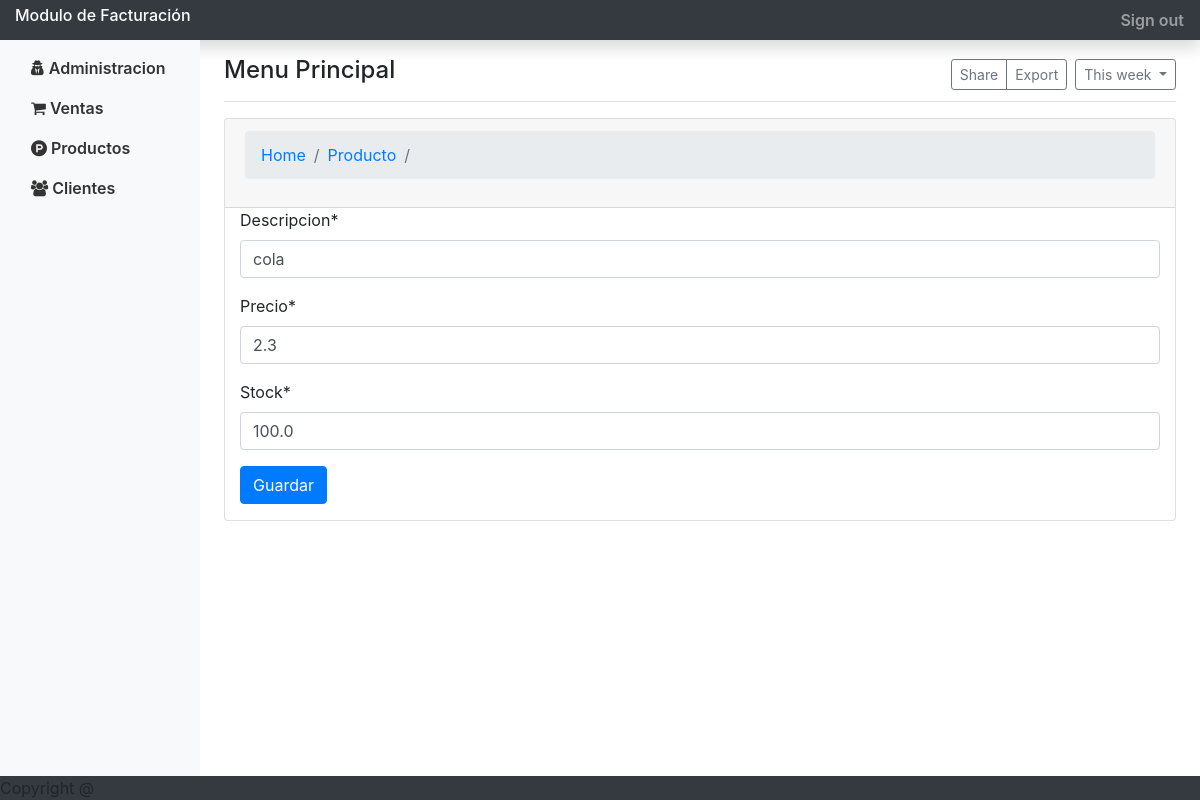
Screenshot of /editarproducto/6/ with the database file from the repository.
### app/models.py (models this page shows, shortened)
class Producto(models.Model):
    descripcion = models.CharField(max_length=100)
    precio = models.FloatField(default=0)
    stock = models.FloatField(default=0)
    iva = models.BooleanField(default=True)
    creacion = models.DateTimeField(default=datetime.now())
    class Meta:
        verbose_name = 'Producto'
        verbose_name_plural = 'Productos'
        ordering = ["-creacion"]

### app/views.py (the view)
# urls.py: path('editarproducto/<int:id>/', editarProducto, name='editarproducto'),
def editarProducto(request, id):
    opciones = {'Menu': 'Menu Principal',
                'Contacto': 'Contacto del Blog', 'Acerca': 'Acerca del Blog', 'accion': 'Actualizar'}
    producto = Producto.objects.get(id=id)
    if request.method == 'GET':
        form = ProductoForm(instance=producto)
        opciones['form'] = form
    else:
        form = ProductoForm(request.POST, instance=producto)
        if form.is_valid():
            form.save()
            return redirect('listarproducto')
    return render(request, 'editarProducto.html', opciones)

### app/forms.py
class ProductoForm(forms.ModelForm):
    class Meta:
        model = Producto
        fields = ('descripcion', 'precio', 'stock')
        label = {'Descripcion':'descripcion', 'precio':'Precio', 'stock':'Stock'}

### templates/editarProducto.html (shortened to what this page needs)
{% extends "menu.html" %}
{% load crispy_forms_tags %}
{% block content %}
<div class="card">
    <div class="card-header" data-background-color="blue">
        <nav aria-label="breadcrumb">
            <ol class="breadcrumb">
                <li class="breadcrumb-item"><a href="{% url 'index' %}">Home</a></li>
                <li class="breadcrumb-item"><a href="{% url 'listarproducto' %}">Producto</a></li>
                <li class="breadcrumb-item active " aria-current="page">{{ Titulo }}</li>
            </ol>
        </nav>
    </div>
    <form action="" method="post" class="form-group">
        <div class="container">
            {{ form|crispy }}
            <button type="submit" class="btn btn-primary">Guardar</button>
        </div>
    </form>
</div>
{% endblock %}

### rows the page displays
Producto: descripcion "cola", precio "2.3", stock "100.0"

### other values shown
{{ Menu }} "Menu Principal"
